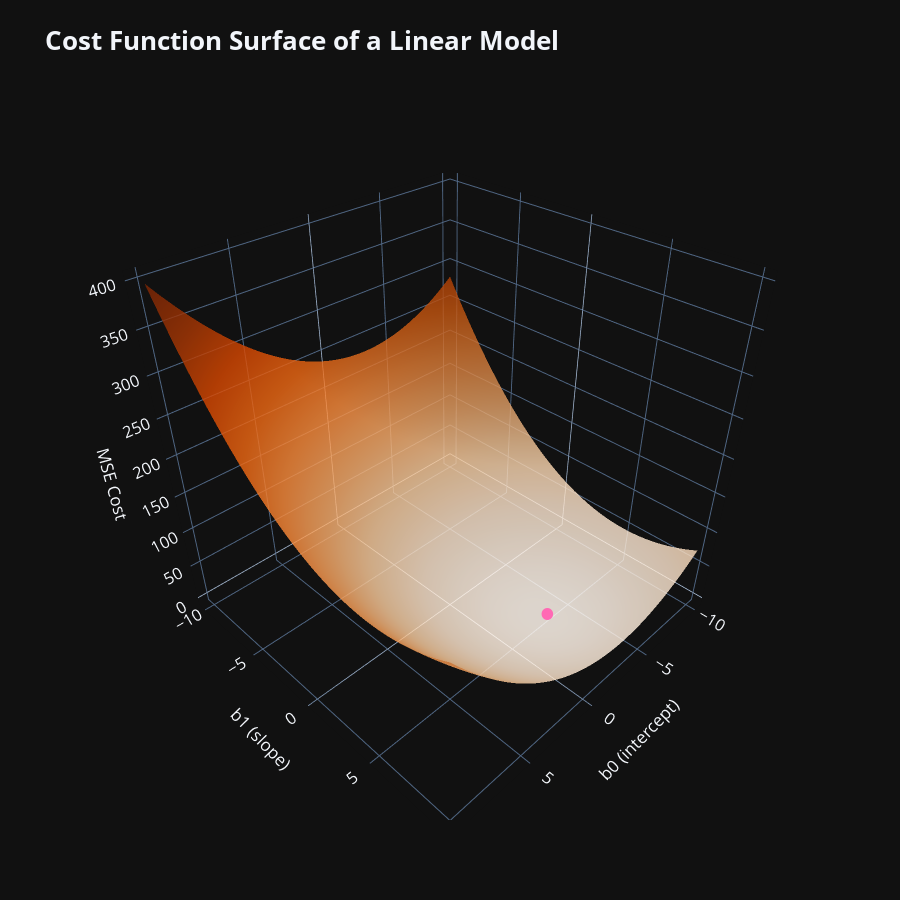

Notebook code cell kept with this figure:
### Code cell
# Cost Function Example

X = np.random.randn(100, 1)
y = 5 * X - 3 + np.random.randn(100, 1)

b0_vals = np.linspace(-10, 10, 100)
b1_vals = np.linspace(-10, 10, 100)
B0, B1 = np.meshgrid(b0_vals, b1_vals)

Z = np.array([
    np.mean((y - (X * b1 + b0)) ** 2)
    for b0, b1 in zip(B0.ravel(), B1.ravel())
]).reshape(B0.shape)

fig = go.Figure(
    data=[
        go.Surface(
            x=B0,
            y=B1,
            z=Z,
            colorscale='Oranges',
            opacity=0.8,
            showscale=False
        )
    ]
)

fig.update_layout(
    scene=dict(
        xaxis_title='b0 (intercept)',
        yaxis_title='b1 (slope)',
        zaxis_title='MSE Cost',
        annotations=[dict(
            showarrow=False,
            x=-3,
            y=5,
            z=1.15,
            text="●",
            font=dict(color="hotpink", size=16),
            xanchor="center",
            opacity=1.0
        )]
    ),
    title=dict(text="<b>Cost Function Surface of a Linear Model</b>", font=dict(size=26)),
    height=900, 
    width=900,
    font=dict(size=14),
    template="plotly_dark",
    showlegend=False
)

fig.show()

### Figure 1 — Plotly figure (JSON) as saved in the notebook; plotly's stock layout.template omitted (floating-point values rounded to 4 significant figures; data arrays with more than 128 entries replaced by an {"elided": "..."} marker saying what was removed)
{"data": [{"colorscale": [[0, "rgb(255,245,235)"], [0.125, "rgb(254,230,206)"], [0.25, "rgb(253,208,162)"], [0.375, "rgb(253,174,107)"], [0.5, "rgb(253,141,60)"], [0.625, "rgb(241,105,19)"], [0.75, "rgb(217,72,1)"], [0.875, "rgb(166,54,3)"], [1, "rgb(127,39,4)"]], "opacity": 0.8, "showscale": false, "type": "surface", "x": {"elided": "100x100 float values"}, "y": {"elided": "100x100 float values"}, "z": {"elided": "100x100 float values"}}], "layout": {"font": {"size": 14}, "height": 900, "scene": {"annotations": [{"font": {"color": "hotpink", "size": 16}, "opacity": 1, "showarrow": false, "text": "●", "x": -3, "xanchor": "center", "y": 5, "z": 1.15}], "xaxis": {"title": {"text": "b0 (intercept)"}}, "yaxis": {"title": {"text": "b1 (slope)"}}, "zaxis": {"title": {"text": "MSE Cost"}}}, "showlegend": false, "title": {"font": {"size": 26}, "text": "<b>Cost Function Surface of a Linear Model</b>"}, "width": 900}}
